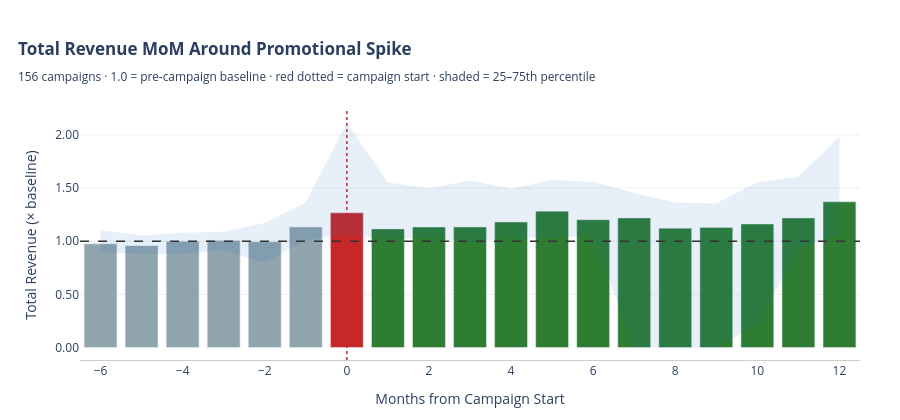

Write notebook code for a chart like this one.
### Code cell
if len(roi_df) == 0:
    print("No ROI data to plot.")
else:
    # total_revenue_norm = actual / baseline  (1.0 = flat at baseline)
    roi_df['total_revenue_norm'] = (
        (roi_df['incremental_revenue'] + roi_df['baseline_revenue']) / roi_df['baseline_revenue']
    )

    agg_norm = (
        roi_df.groupby('months_from_campaign')['total_revenue_norm']
        .agg(median='median',
             q25=lambda s: s.quantile(0.25),
             q75=lambda s: s.quantile(0.75),
             n='count')
        .reset_index()
    )

    bar_colors = [
        '#C62828' if x == 0 else ('#2E7D32' if x > 0 else '#90A4AE')
        for x in agg_norm['months_from_campaign']
    ]

    fig = go.Figure()

    # IQR band
    x = agg_norm['months_from_campaign']
    fig.add_trace(go.Scatter(
        x=list(x) + list(x[::-1]),
        y=list(agg_norm['q75']) + list(agg_norm['q25'][::-1]),
        fill='toself', fillcolor='#1565C0', opacity=0.10,
        line=dict(width=0), showlegend=False, hoverinfo='skip',
    ))

    # Median bars
    fig.add_trace(go.Bar(
        x=x,
        y=agg_norm['median'],
        marker_color=bar_colors,
        hovertemplate='M%{x}<br>Median total revenue: %{y:.2f}× baseline<extra></extra>',
        name='Median total revenue (normalized)',
    ))

    fig.add_hline(y=1.0, line=dict(color='#333', dash='dash', width=1.5))
    fig.add_vline(x=0,   line=dict(color='#C62828', dash='dot', width=1.5))

    n_campaigns = roi_df.groupby(['site_key', 'campaign_start']).ngroups
    fig.update_layout(
        title=dict(
            text=('<b>Total Revenue MoM Around Promotional Spike</b>'
                  f'<br><sub>{n_campaigns} campaigns · 1.0 = pre-campaign baseline · ' 
                  'red dotted = campaign start · shaded = 25–75th percentile</sub>'),
            x=0.02, xanchor='left',
        ),
        xaxis_title='Months from Campaign Start',
        yaxis_title='Total Revenue (× baseline)',
        yaxis=dict(tickformat='.2f', gridcolor='#EEE'),
        xaxis=dict(showgrid=False, showline=True, linecolor='#CCC'),
        plot_bgcolor='white',
        showlegend=False,
        height=420,
        margin=dict(l=80, r=40, t=110, b=60),
    )
    fig.show()

### Figure 1 — Plotly figure (JSON) as saved in the notebook; plotly's stock layout.template omitted (floating-point values rounded to 4 significant figures)
{"data": [{"fill": "toself", "fillcolor": "#1565C0", "hoverinfo": "skip", "line": {"width": 0}, "opacity": 0.1, "showlegend": false, "type": "scatter", "x": [-6, -5, -4, -3, -2, -1, 0, 1, 2, 3, 4, 5, 6, 7, 8, 9, 10, 11, 12, 12, 11, 10, 9, 8, 7, 6, 5, 4, 3, 2, 1, 0, -1, -2, -3, -4, -5, -6], "y": [1.102, 1.054, 1.079, 1.088, 1.17, 1.362, 2.116, 1.552, 1.498, 1.57, 1.493, 1.576, 1.556, 1.454, 1.363, 1.356, 1.551, 1.605, 1.983, 1.075, 0.9204, 0.2225, 0, 0, 0, 1.055, 1.031, 1.036, 0.9894, 1.032, 1.022, 1.06, 1.014, 0.7949, 0.9163, 0.8798, 0.8799, 0.8954]}, {"hovertemplate": "M%{x}<br>Median total revenue: %{y:.2f}× baseline<extra></extra>", "marker": {"color": ["#90A4AE", "#90A4AE", "#90A4AE", "#90A4AE", "#90A4AE", "#90A4AE", "#C62828", "#2E7D32", "#2E7D32", "#2E7D32", "#2E7D32", "#2E7D32", "#2E7D32", "#2E7D32", "#2E7D32", "#2E7D32", "#2E7D32", "#2E7D32", "#2E7D32"]}, "name": "Median total revenue (normalized)", "type": "bar", "x": [-6, -5, -4, -3, -2, -1, 0, 1, 2, 3, 4, 5, 6, 7, 8, 9, 10, 11, 12], "y": [0.9753, 0.9579, 0.9996, 1.006, 0.9944, 1.133, 1.266, 1.115, 1.133, 1.134, 1.18, 1.282, 1.202, 1.219, 1.122, 1.129, 1.162, 1.218, 1.37]}], "layout": {"height": 420, "margin": {"b": 60, "l": 80, "r": 40, "t": 110}, "plot_bgcolor": "white", "shapes": [{"line": {"color": "#333", "dash": "dash", "width": 1.5}, "type": "line", "x0": 0, "x1": 1, "xref": "x domain", "y0": 1, "y1": 1, "yref": "y"}, {"line": {"color": "#C62828", "dash": "dot", "width": 1.5}, "type": "line", "x0": 0, "x1": 0, "xref": "x", "y0": 0, "y1": 1, "yref": "y domain"}], "showlegend": false, "title": {"text": "<b>Total Revenue MoM Around Promotional Spike</b><br><sub>156 campaigns · 1.0 = pre-campaign baseline · red dotted = campaign start · shaded = 25–75th percentile</sub>", "x": 0.02, "xanchor": "left"}, "xaxis": {"linecolor": "#CCC", "showgrid": false, "showline": true, "title": {"text": "Months from Campaign Start"}}, "yaxis": {"gridcolor": "#EEE", "tickformat": ".2f", "title": {"text": "Total Revenue (× baseline)"}}}}
